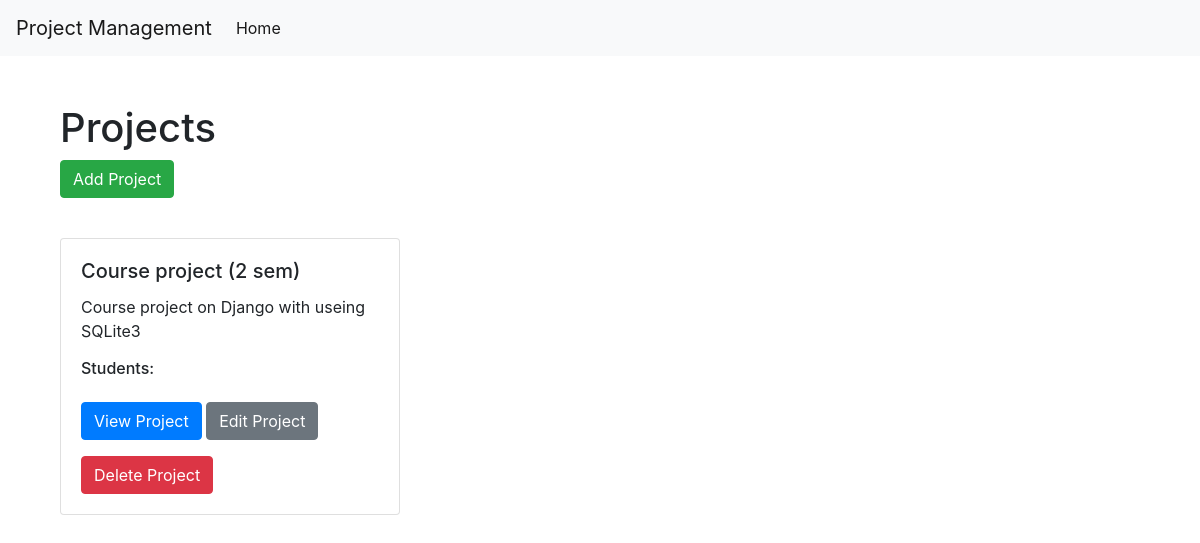
The app's page /, older data.
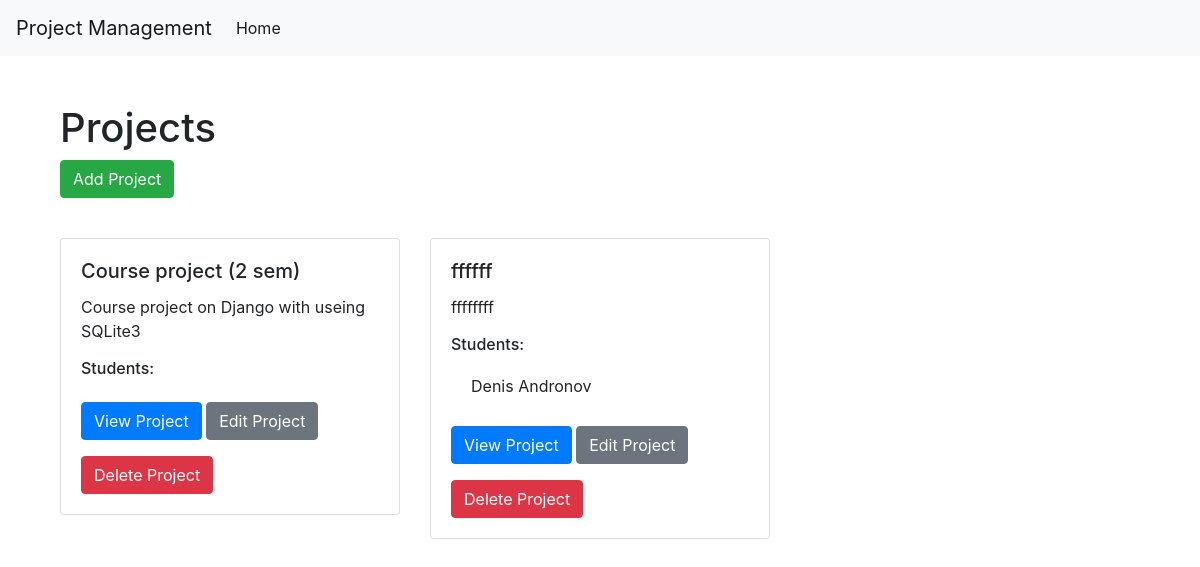
The same page, newer data.
### projects/models.py (models this page shows, shortened)
class Project(models.Model):
    title = models.CharField(max_length=200)
    description = models.TextField()
    start_date = models.DateField(default=date.today())
    end_date = models.DateField(default=date.today())
    status = models.ForeignKey(Status, on_delete=models.CASCADE, default=None)
    supervisor = models.ForeignKey(Supervisor, on_delete=models.CASCADE, default=None)
    technologies = models.ManyToManyField(Technology)
    students = models.ManyToManyField(Student, through='ProjectStudents')

class Student(models.Model):
    first_name = models.CharField(max_length=100)
    last_name = models.CharField(max_length=100)
    email = models.EmailField()
    enrollment_date = models.DateField(default=date.today)

### projects/views.py (the view)
# urls.py: path('', views.home, name='home'),
def home(request):
    projects = Project.objects.all()
    return render(request, 'home.html', {'projects': projects})

### projects/templates/home.html (shortened to what this page needs)
{% extends "base.html" %}
{% block content %}
<div class="container">
    <h1 class="mt-5">Projects</h1>
    <div class="row">
        <div class="col-md-12 mb-3">
            <a href="{% url 'add_project' %}" class="btn btn-success">Add Project</a>
        </div>
    </div>
    <div class="row mt-4">
        {% for project in projects %}
        <div class="col-md-4">
            <div class="card mb-4">
                <div class="card-body">
                    <h5 class="card-title">{{ project.title }}</h5>
                    <p class="card-text">{{ project.description }}</p>
                    <h6>Students:</h6>
                    <ul class="list-group list-group-flush">
                        {% for student in project.students.all %}
                        <li class="list-group-item">{{ student.first_name }} {{ student.last_name }}</li>
                        {% endfor %}
                    </ul>
                    <a href="{% url 'project_detail' project.id %}" class="btn btn-primary mt-3">View Project</a>
                    <a href="{% url 'edit_project' project.id %}" class="btn btn-secondary mt-3">Edit Project</a>
                    <form action="{% url 'delete_project' project.id %}" method="post" class="mt-3">
                        <button type="submit" class="btn btn-danger">Delete Project</button>
                    </form>
                </div>
            </div>
        </div>
        {% endfor %}
    </div>
</div>
{% endblock %}

### projects/templates/base.html (shortened to what this page needs)
<!DOCTYPE html>
<html lang="en">
<head>
    <link href="https://stackpath.bootstrapcdn.com/bootstrap/4.5.2/css/bootstrap.min.css" rel="stylesheet">
</head>
<body>
    <nav class="navbar navbar-expand-lg navbar-light bg-light">
        <a class="navbar-brand" href="{% url 'home' %}">Project Management</a>
        <div class="collapse navbar-collapse" id="navbarNav">
            <ul class="navbar-nav">
                <li class="nav-item active">
                    <a class="nav-link" href="{% url 'home' %}">Home</a>
                </li>
            </ul>
        </div>
    </nav>
    <div class="container mt-5">
        {% block content %}
        {% endblock %}
    </div>
</body>
</html>

Row changes from the older to the newer data that the page shows:
added Project: title "ffffff", description "ffffffff"
now on this page (row unchanged): Student: first_name "Denis", last_name "Andronov"
